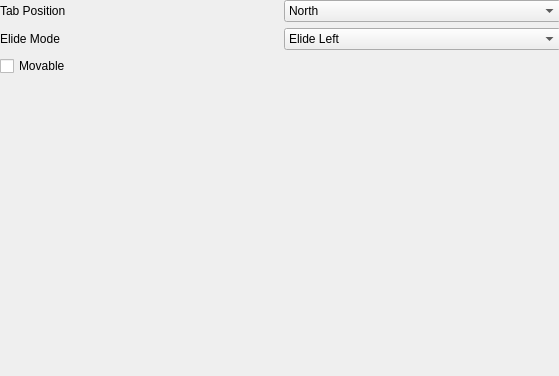
<?xml version="1.0" encoding="UTF-8"?>
<ui version="4.0">
 <class>tabManagerConfiger</class>
 <widget class="QWidget" name="tabManagerConfiger">
  <property name="geometry">
   <rect>
    <x>0</x>
    <y>0</y>
    <width>559</width>
    <height>376</height>
   </rect>
  </property>
  <property name="windowTitle">
   <string>Form</string>
  </property>
  <widget class="QWidget" name="">
   <property name="geometry">
    <rect>
     <x>0</x>
     <y>0</y>
     <width>561</width>
     <height>381</height>
    </rect>
   </property>
   <layout class="QVBoxLayout" name="verticalLayout">
    <item>
     <layout class="QHBoxLayout" name="horizontalLayout">
      <item>
       <widget class="QLabel" name="label">
        <property name="text">
         <string>Tab Position</string>
        </property>
       </widget>
      </item>
      <item>
       <widget class="QComboBox" name="comboBox">
        <item>
         <property name="text">
          <string>North</string>
         </property>
        </item>
        <item>
         <property name="text">
          <string>South</string>
         </property>
        </item>
        <item>
         <property name="text">
          <string>West</string>
         </property>
        </item>
        <item>
         <property name="text">
          <string>East</string>
         </property>
        </item>
       </widget>
      </item>
     </layout>
    </item>
    <item>
     <layout class="QHBoxLayout" name="horizontalLayout_2">
      <item>
       <widget class="QLabel" name="label_2">
        <property name="text">
         <string>Elide Mode</string>
        </property>
       </widget>
      </item>
      <item>
       <widget class="QComboBox" name="comboBox_2">
        <item>
         <property name="text">
          <string>Elide Left</string>
         </property>
        </item>
        <item>
         <property name="text">
          <string>Elide Right</string>
         </property>
        </item>
        <item>
         <property name="text">
          <string>Elide Middle</string>
         </property>
        </item>
        <item>
         <property name="text">
          <string>None</string>
         </property>
        </item>
       </widget>
      </item>
     </layout>
    </item>
    <item>
     <widget class="QCheckBox" name="checkBox">
      <property name="text">
       <string>Movable</string>
      </property>
     </widget>
    </item>
    <item>
     <spacer name="verticalSpacer">
      <property name="orientation">
       <enum>Qt::Vertical</enum>
      </property>
      <property name="sizeHint" stdset="0">
       <size>
        <width>20</width>
        <height>40</height>
       </size>
      </property>
     </spacer>
    </item>
   </layout>
  </widget>
 </widget>
 <resources/>
 <connections/>
</ui>
